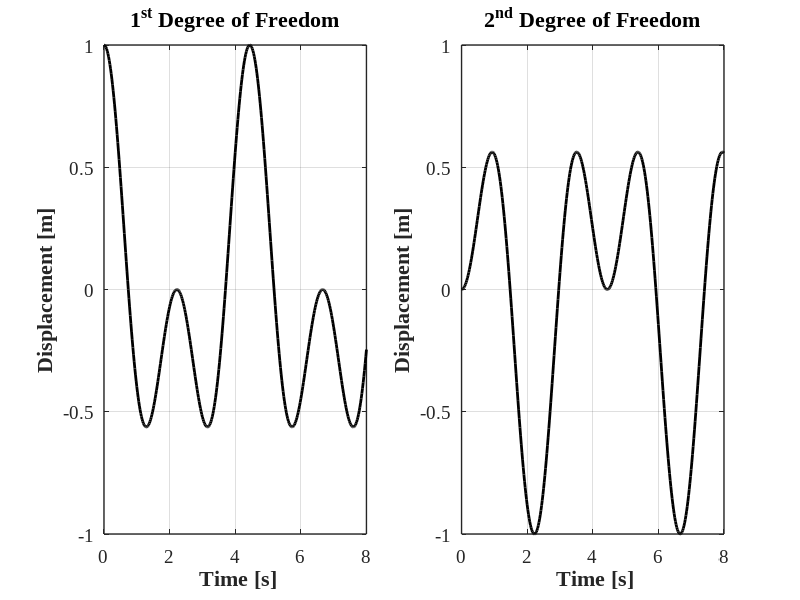

Write the MATLAB code that produced this figure.
%% Structural Dynamics and Vibration Control(M. Azimi et al.)
%% Example 6-4: Two DOF Undamped Forced Vibration  

clear; close all; clc
%% Parameters

m = [1 0;0 1];   % Mass matrix
k = [5 -3;-3 5]; % Stiffness matrix
u = [1 0 0 0];   % Initial Displacements and Velocities

%% Flexibility Matrix
a = inv(k);
am = a*m;

%% Eigen Values and Eigenvectors
[ev,evu] = eig(am);

%% Frequencies and Factors
for i=1:2
    omega(i) = sqrt(1/evu(i,i));
    mew(i) = ev(i,2)/ev(i,1);
end

%% b Matrix
b=[0 1 0 1;omega(1) 0 omega(2) 0;0 mew(1) 0 mew(2);...
    omega(1)*mew(1) 0 omega(2)*mew(2) 0];

a=inv(b)*u';

for i=1:401
    tt(i)=(i-1)*.02;
    t=tt(i);
    bb=[sin(omega(1)*t) cos(omega(1)*t) sin(omega(2)*t) cos(omega(2)*t);
        omega(1)*cos(omega(1)*t) -omega(1)*sin(omega(1)*t) omega(2)*cos(omega(2)*t) -omega(2)*sin(omega(2)*t);
        mew(1)*sin(omega(1)*t) mew(1)*cos(omega(1)*t) mew(2)*sin(omega(2)*t) mew(2)*cos(omega(2)*t);
        mew(1)*omega(1)*cos(omega(1)*t) -mew(1)*omega(1)*sin(omega(1)*t) mew(2)*omega(2)*cos(omega(2)*t) -omega(2)*mew(2)*sin(omega(2)*t)];
    c=bb*a;
    u(i)=c(1);
    v(i)=c(3);
end

%% Plot
figure(1); set(figure(1), 'Position', [200   100   883   300])

    subplot(1,2,1)
      hold on; grid on; box on;
      plot(tt,u,'-k', 'LineWidth',2);
     
        set(gca, 'LineWidth',1, 'FontWeight','normal', 'FontName','Times New Roman', 'FontSize',14)               
        xlabel(' Time [s]', 'fontsize',16, 'fontname','Times New Roman','FontWeight','Bold')
        ylabel('Displacement [m]', 'fontsize',16, 'fontname','Times New Roman','FontWeight','Bold')
        title('1^{st} Degree of Freedom', 'fontsize',16, 'fontname','Times New Roman','FontWeight','Bold')
......................................................
    subplot(1,2,2)
      hold on; grid on; box on;
      plot(tt,v,'-k', 'LineWidth',2);
     
        set(gca, 'LineWidth',1, 'FontWeight','normal', 'FontName','Times New Roman', 'FontSize',14)               
        xlabel(' Time [s]', 'fontsize',16, 'fontname','Times New Roman','FontWeight','Bold')
        ylabel('Displacement [m]', 'fontsize',16, 'fontname','Times New Roman','FontWeight','Bold')
        title('2^{nd} Degree of Freedom', 'fontsize',16, 'fontname','Times New Roman','FontWeight','Bold')


%% Print
print('EX_6_4','-dpng')
